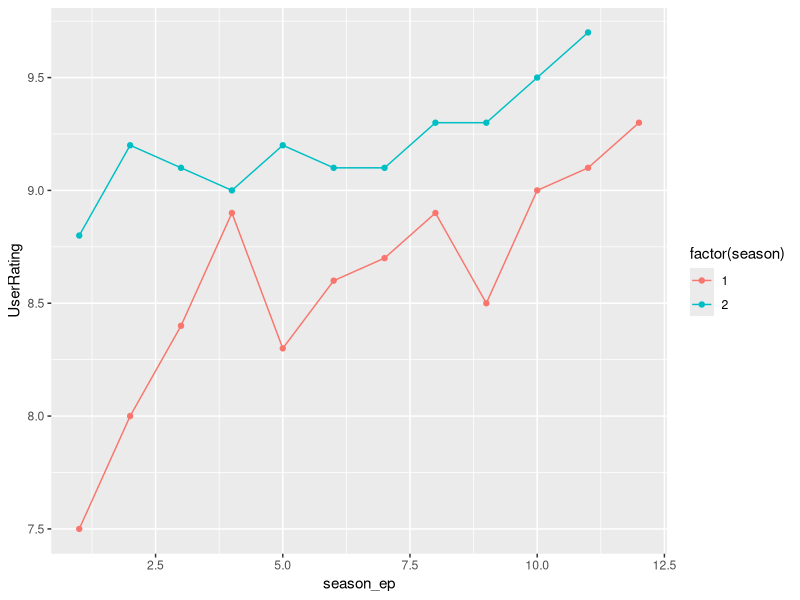
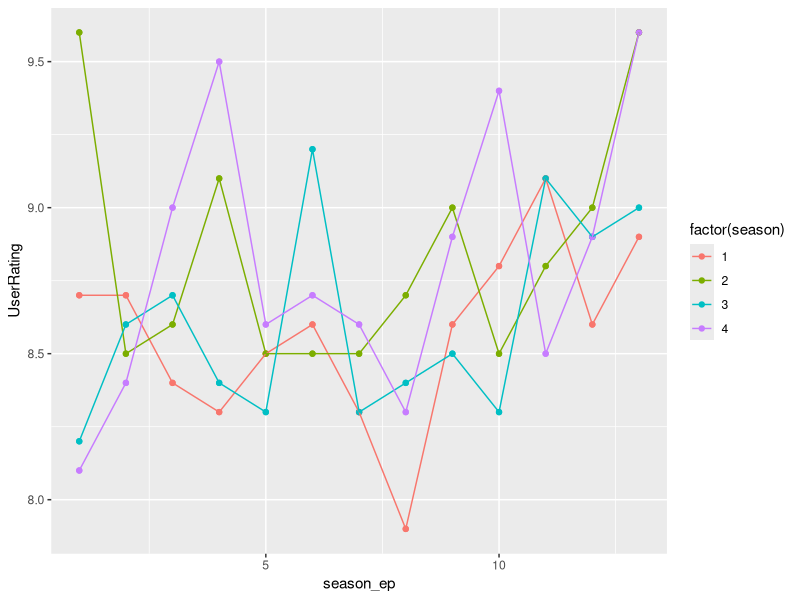

Reproduce these figures in R, in order.
## ---- chunk 1
library('ggplot2')
library('tidyr')
library('dplyr')
library('readr')

View(read_csv(file = "dados/series_from_imdb.csv") )

series2 = read_csv(file = "dados/series_from_imdb.csv") %>%
  select(series_name, series_ep, season, season_ep, Episode, UserRating, UserVotes) %>% 
  filter(series_name %in% c("Black Mirror", "13 Reasons Why", "Sense8", "House of Cards", "Stranger Things")) %>% 
  group_by(series_name) %>%
  summarise(mean_rank = mean(row_number()), sd_rank = IQR(row_number()))
  
  
  
  #top_n(20, UserRating)

View(series2)

################### LINKS UTEIS ###################

#https://www.nexojornal.com.br/  MATERIAS GRAFICAS
#https://www.rstudio.com/wp-content/uploads/2015/02/data-wrangling-cheatsheet.pdf
#https://www.rstudio.com/wp-content/uploads/2016/11/ggplot2-cheatsheet-2.1.pdf

 ##################################################

#ordenar pela rating e analisar o ranking medio de cada serie (RANKING MEDIO https://answers.yahoo.com/question/index?qid=20080313013018AAThuhs)
#resposta ficando mais complicada = pergunta complicada

################### PERGUNTAS ###################
# 1 - Considerando a classificação no IMDB de todos os episódios das séries escolhidas, quais delas tem o melhor ranking medio?

# 2 - 


#distribuicao dos "melhores episodios" de acordo com o ep da temporada (EXISTE UMA TENDENCIA DOS EPISODIOS FICAREM MELHORES NOS FINAIS DAS TEMPORADAS?)
#QUAL SERIE TEM MAIS EPISODIOS NO TOP 10? (METRICA NAO MUITO BOA)
#Eliminar avaliacoes de RATING MAIS BAIXO (QUAL A SERIE MAIS BEM AVALIADA CONSIDERANDO APENAS USUARIOS que deram r3 ou mais?)
#mostrar o maximo e o minimo rating de cada series e desvio padrao e media e mediana


series = read_csv(file = "dados/series_from_imdb.csv") %>% 
  select(series_name, series_ep, season, season_ep, Episode, UserRating, UserVotes) %>% 
  filter(series_name %in% c("Black Mirror", "13 Reasons Why", "Sense8", "House of Cards", "Stranger Things")) %>%
  group_by(series_name)

View(series)

## ---- chunk 2

sense8 = series %>% filter(series_name == "Sense8")
ggplot(sense8, aes(x = `season_ep`, y = `UserRating`, color = factor(season))) + geom_point() + geom_line()
## ---- chunk 3
house = series %>% filter(series_name == "House of Cards")
ggplot(house, aes(x = `season_ep`, y = `UserRating`, color = factor(season))) + geom_point() + geom_line(width = 5)
